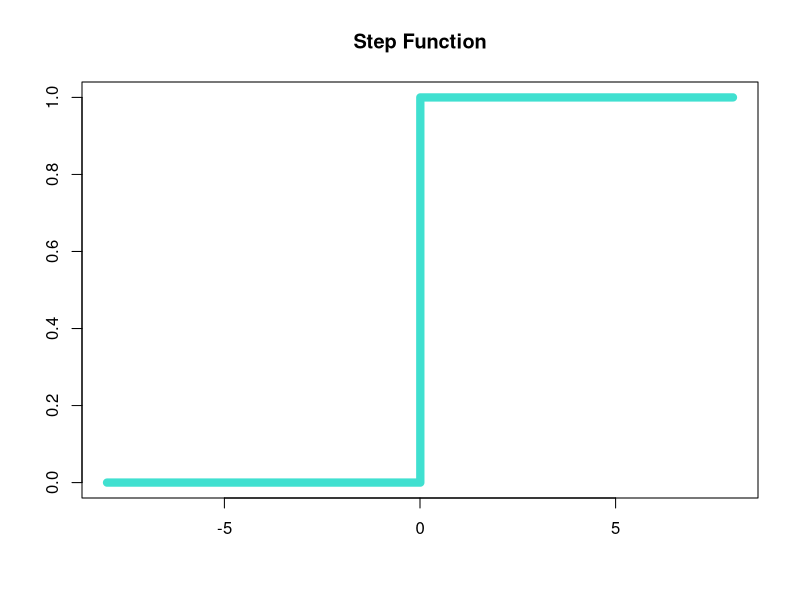
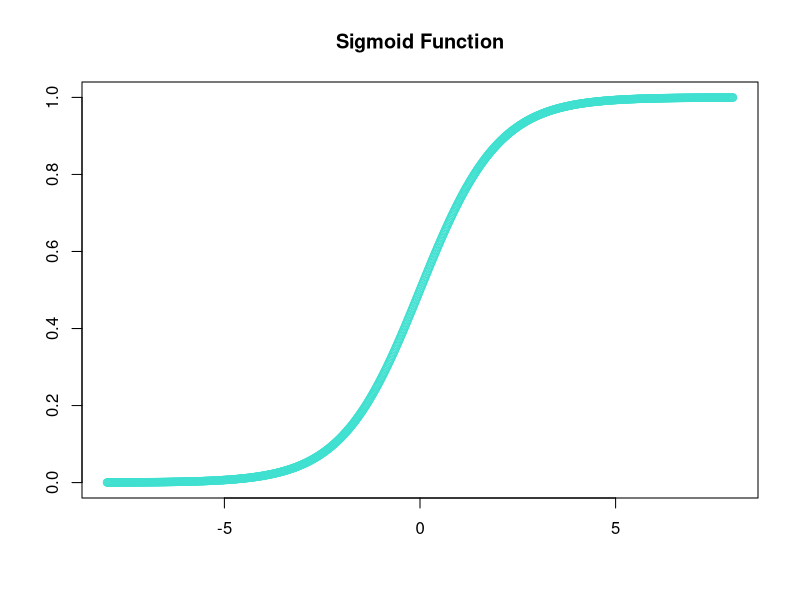
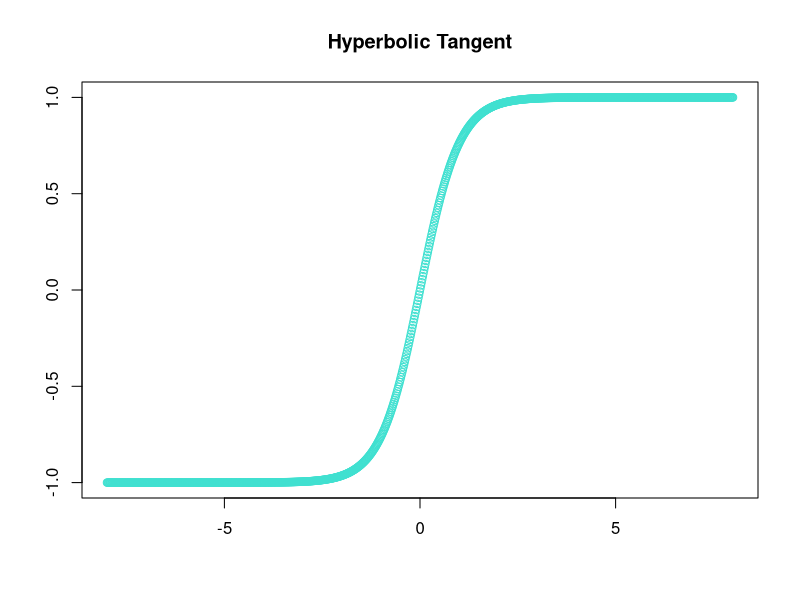
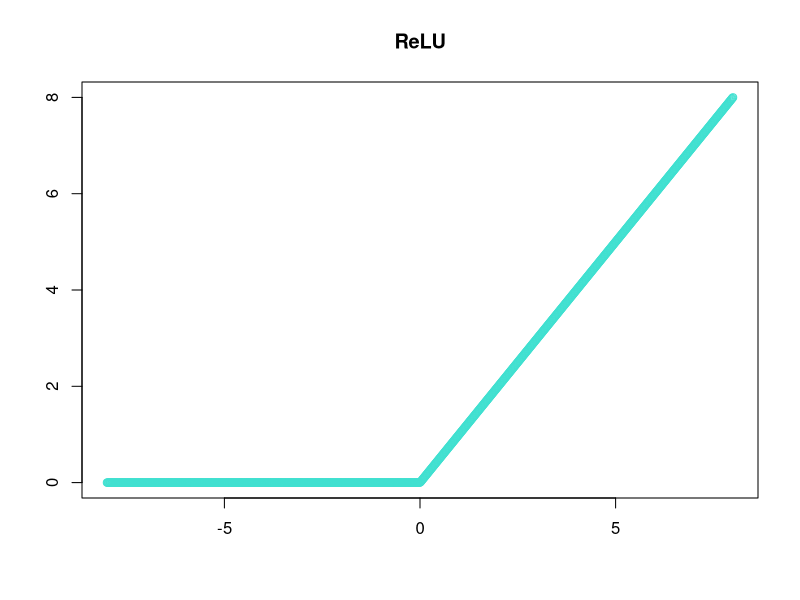
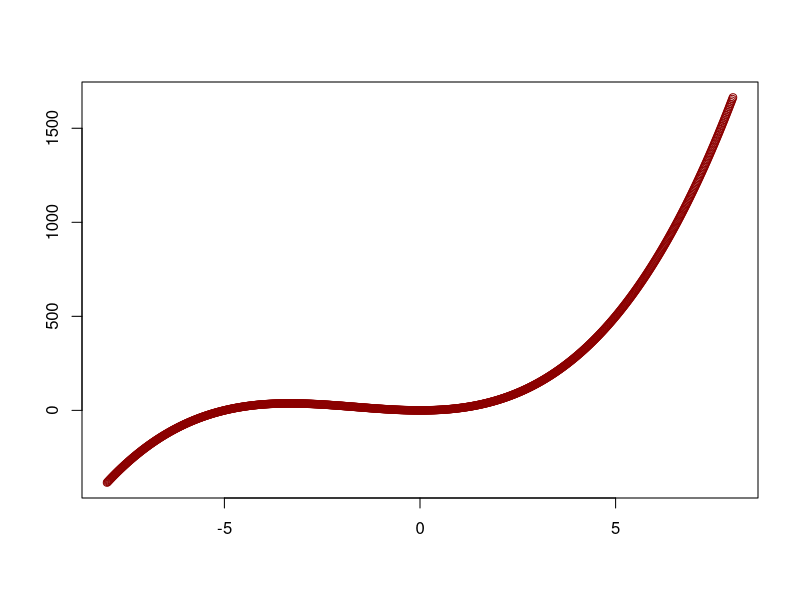

The R source for these figures, in order:
## ---- chunk 1
knitr::opts_chunk$set(echo = TRUE, fig.path = 'Figures/')
library(tidyverse)
library(gridExtra)
## ---- chunk 2
step <- function(x){
  ifelse (x <= 0,0,1) 
}

f <- seq(-8,8, length=1000)

plot(f,step(f), type = 's', lwd = 8, main="Step Function", xlab = " ", ylab = " ", ylim = c(0,1), col = "turquoise", frame.plot = T)
## ---- chunk 3
sigmoid <- function(x){
  return(1 / (1 + exp(-x)))
}

f <- seq(-8,8, length=1000)

plot(f,sigmoid(f), main="Sigmoid Function", xlab = " ", ylab = " ", ylim = c(0,1), col = "turquoise", frame.plot = T)
## ---- chunk 4
relu <- function(x){
  ifelse (x<0,0,x) 
}

f <- seq(-8,8, length=1000)

plot(f,tanh(f), main="Hyperbolic Tangent", xlab = " ", ylab = " ", col = "turquoise")
plot(f,relu(f), main="ReLU", xlab = " ", ylab = " ", col = "turquoise")
## ---- chunk 5
f <- seq(-8,8, length=1000)

plot(f,2*f^3+10*f^2, main=" ", xlab = " ", ylab = " ", col = "darkred")
